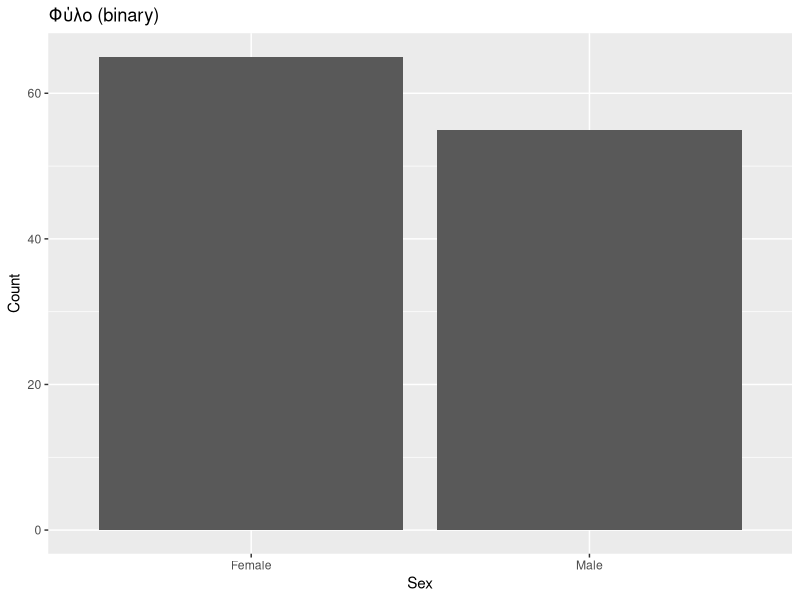
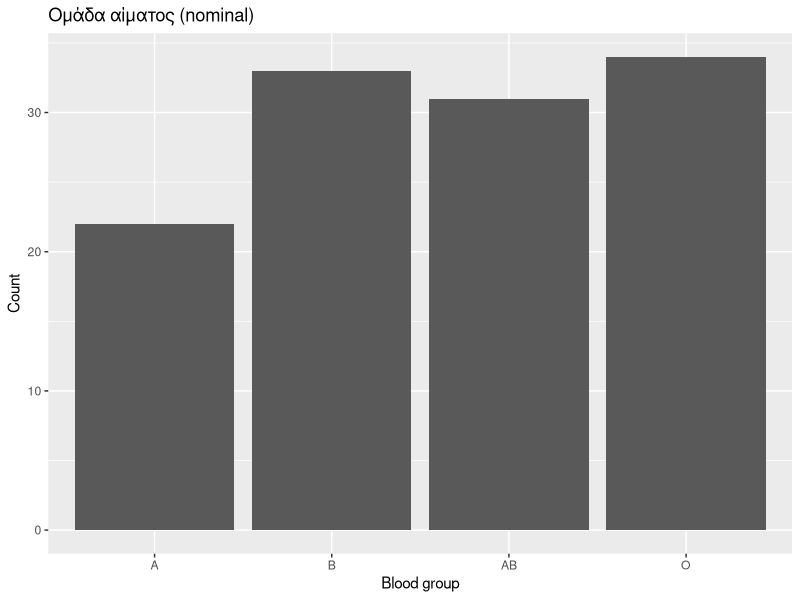
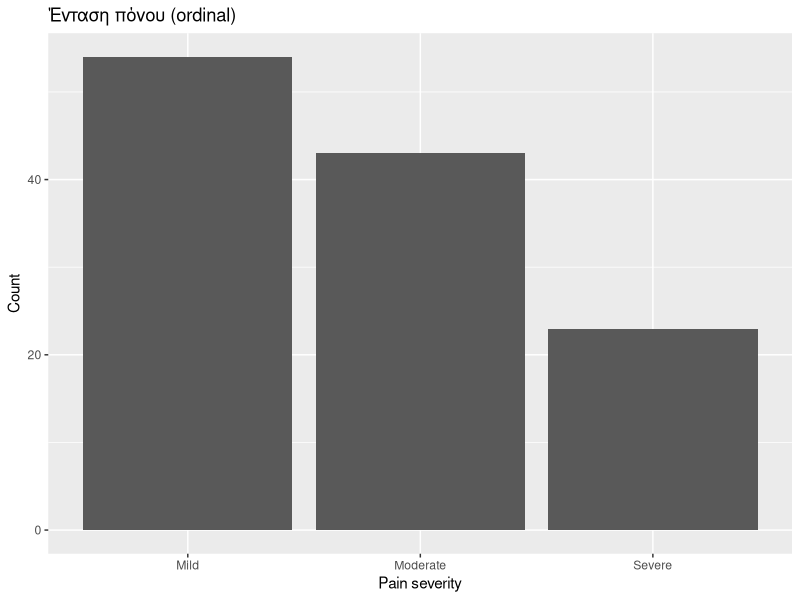
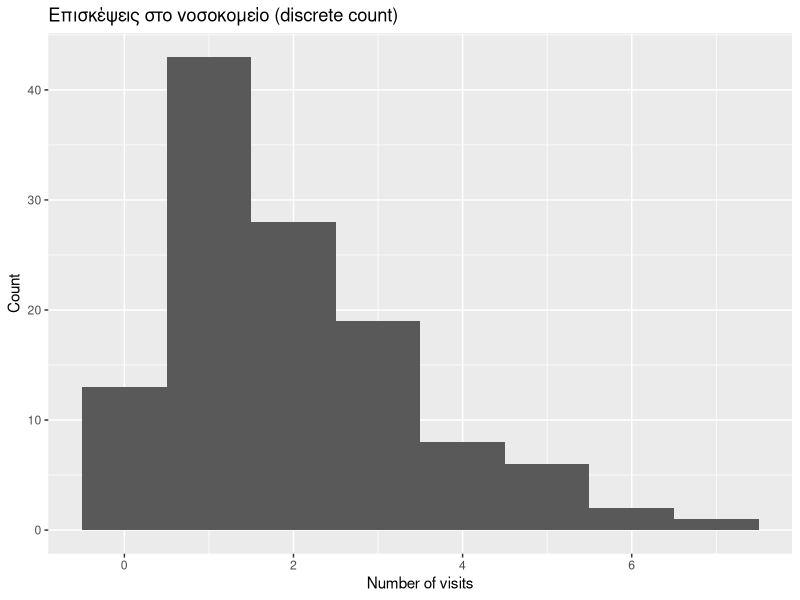
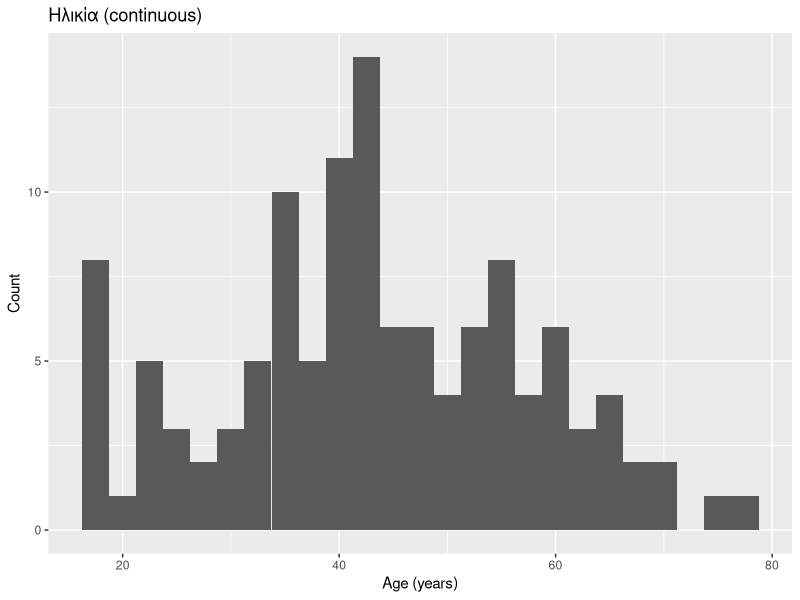
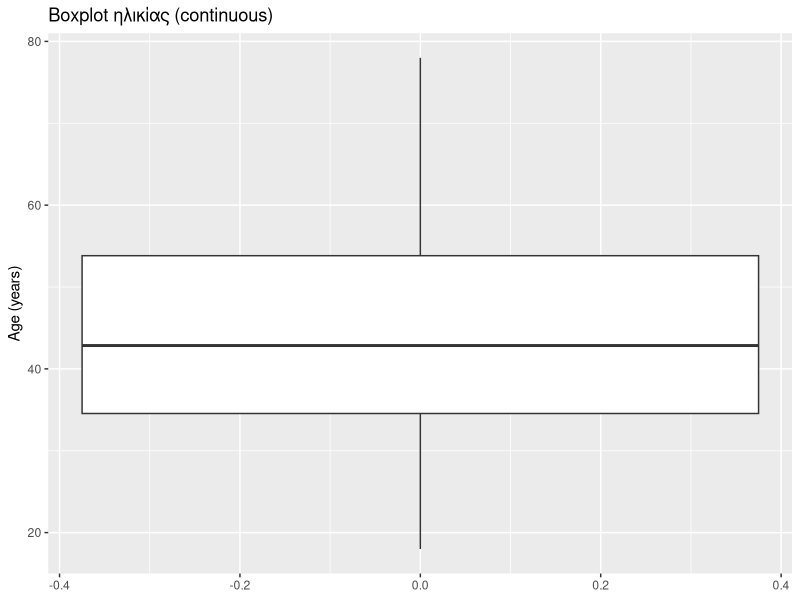
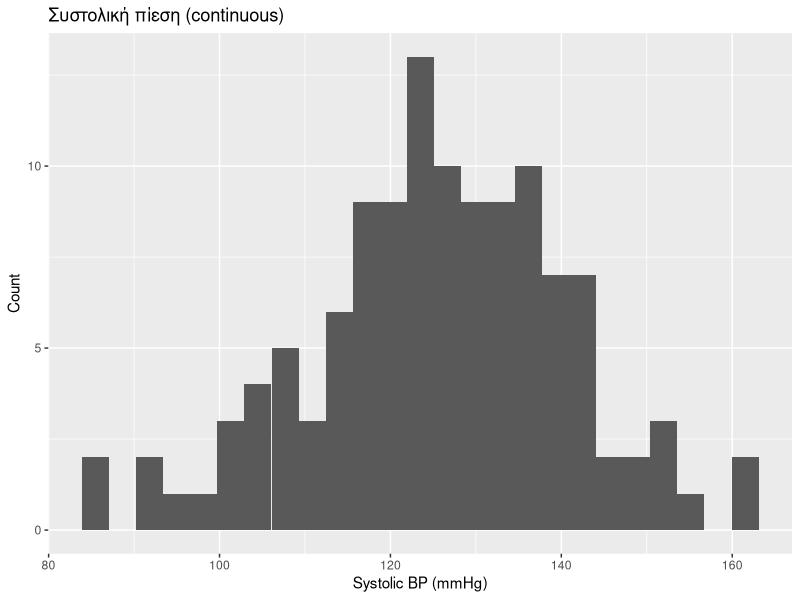

Write R code to recreate these figures, in order.
## ---- chunk 1
options(timeout = 600)

pkgs <- c("dplyr", "ggplot2", "tidyr", "tibble")
to_install <- setdiff(pkgs, rownames(installed.packages()))
if (length(to_install) > 0) {
  install.packages(to_install, repos = "https://cloud.r-project.org")
}

suppressPackageStartupMessages(
  invisible(lapply(pkgs, library, character.only = TRUE))
)

set.seed(123)
## ---- chunk 2
n <- 120

df <- tibble::tibble(
  id = 1:n,
  
  # Ποιοτική - διχοτομική (binary)
  sex = factor(
    sample(c("Female", "Male"), n, replace = TRUE),
    levels = c("Female", "Male")
  ),
  
  # Ποιοτική - ονομαστική (nominal)
  blood_group = factor(
    sample(c("A", "B", "AB", "O"), n, replace = TRUE),
    levels = c("A", "B", "AB", "O")
  ),
  
  # Ποιοτική - διατεταγμένη (ordinal)
  pain = factor(
    sample(
      c("Mild", "Moderate", "Severe"),
      n,
      replace = TRUE,
      prob = c(0.45, 0.35, 0.20)
    ),
    levels = c("Mild", "Moderate", "Severe"),
    ordered = TRUE
  ),
  
  # Ποσοτική - διακριτή (counts)
  hospital_visits = rpois(n, lambda = 2),
  
  # Ποσοτικές - συνεχείς
  age = round(rnorm(n, mean = 42, sd = 14), 1),
  systolic_bp = round(rnorm(n, mean = 125, sd = 15), 0)
) |>
  dplyr::mutate(
    age = pmax(age, 18),                  # ελάχιστη ηλικία 18
    systolic_bp = pmax(systolic_bp, 80)   # ρεαλιστικά όρια πίεσης
  )

dplyr::glimpse(df)
## ---- chunk 3
tab_sex <- df |>
  dplyr::count(sex) |>
  dplyr::mutate(percent = 100 * n / sum(n))

tab_sex

ggplot(df, aes(x = sex)) +
  geom_bar() +
  labs(title = "Φύλο (binary)", x = "Sex", y = "Count")
## ---- chunk 4
tab_bg <- df |>
  dplyr::count(blood_group) |>
  dplyr::mutate(percent = 100 * n / sum(n)) |>
  dplyr::arrange(desc(n))

tab_bg

ggplot(df, aes(x = blood_group)) +
  geom_bar() +
  labs(title = "Ομάδα αίματος (nominal)", x = "Blood group", y = "Count")

## ---- chunk 5
tab_pain <- df |>
  dplyr::count(pain) |>
  dplyr::mutate(percent = 100 * n / sum(n))

tab_pain

ggplot(df, aes(x = pain)) +
  geom_bar() +
  labs(title = "Ένταση πόνου (ordinal)", x = "Pain severity", y = "Count")

## ---- chunk 6
summary(df$hospital_visits)

ggplot(df, aes(x = hospital_visits)) +
  geom_histogram(bins = max(df$hospital_visits) - min(df$hospital_visits) + 1) +
  labs(title = "Επισκέψεις στο νοσοκομείο (discrete count)", x = "Number of visits", y = "Count")
## ---- chunk 7
mean(df$age); sd(df$age)
quantile(df$age, probs = c(0.25, 0.5, 0.75))

ggplot(df, aes(x = age)) +
  geom_histogram(bins = 25) +
  labs(title = "Ηλικία (continuous)", x = "Age (years)", y = "Count")

ggplot(df, aes(y = age)) +
  geom_boxplot() +
  labs(title = "Boxplot ηλικίας (continuous)", y = "Age (years)")

## ---- chunk 8
mean(df$systolic_bp); sd(df$systolic_bp)
quantile(df$systolic_bp, probs = c(0.25, 0.5, 0.75))

ggplot(df, aes(x = systolic_bp)) +
  geom_histogram(bins = 25) +
  labs(title = "Συστολική πίεση (continuous)", x = "Systolic BP (mmHg)", y = "Count")
